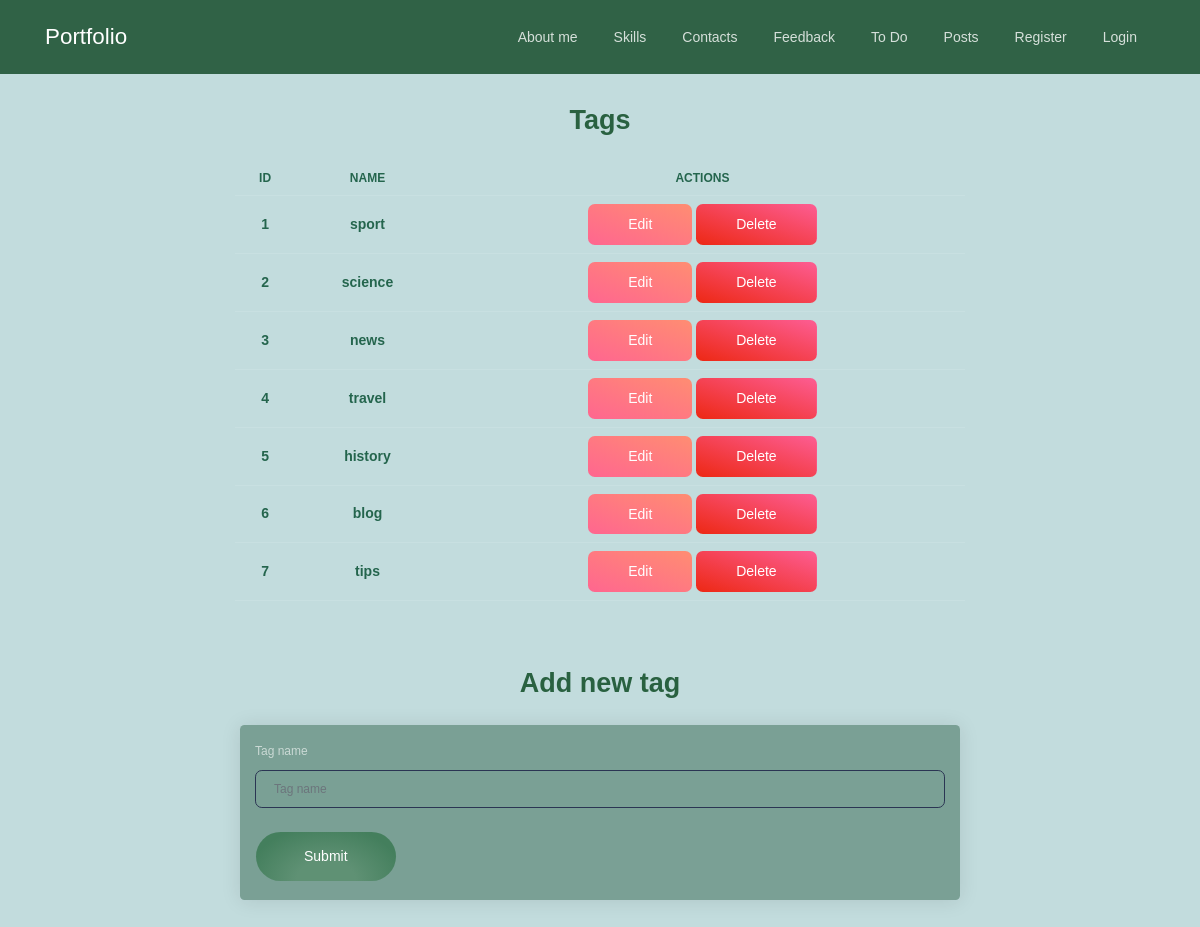
The app's page /tags with its own data.
### app/post/models.py (models this page shows, shortened)
class Tag(db.Model):
    id = db.Column(db.Integer, primary_key=True)
    name = db.Column(db.String)

### app/post/views.py (the view, shortened to what this page needs)
@post_blueprint.route('/tags', methods=['GET', 'POST'])
def tags():
    form = TagForm()
    tags = Tag.query.all()
    return render_template('tags.html', form=form, tags=tags)

### app/post/forms.py
class TagForm(FlaskForm):
    name = StringField("Tag name",
                       validators=[DataRequired(message="This field is required."),])
    submit = SubmitField("Submit")

### app/post/templates/post/tags.html (shortened to what this page needs)
{% extends "base.html" %}
{% from "_formhelpers.html" import render_field %}
{% block body %}
<div class="text-center">
    <h2 class="title custom-title">Tags</h2>
  </div>
<div class="container">
    <div class="row justify-content-center">
      <div class="col-md-8">
        <table class="table">
          <thead>
            <tr>
              <th>ID</th>
              <th>Name</th>
              <th>Actions</th>
            </tr>
          </thead>
          <tbody>
            {% for tag in tags %}
              <tr>
                <td>{{ tag.id }}</td>
                <td>{{ tag.name }}</td>
                <td>
                  <a href="{{ url_for('post.edit_tag', tag_id=tag.id) }}" class="btn btn-warning">Edit</a>
                  <form action="{{ url_for('post.delete_tag', tag_id=tag.id) }}" method="post" style="display: inline-block;">
                    <button type="submit" class="btn btn-danger">Delete</button>
                  </form>
                </td>
              </tr>
            {% endfor %}
          </tbody>
        </table>
      </div>
    </div>
  </div>
<div style="text-align: center; padding-top: 20px;">
    <h2 class="title custom-title">
        Add new tag</h2>
</div>
<div class="card custom-card-color mx-auto" style="max-width: 60%;">
    <div class="card-body">
        <form class="form" method="post" action="{{ url_for('post.tags') }}" novalidate >
                {{ render_field(form.name)}}
            {{ form.submit(class="btn-round btn custom-color-btn btn-lg") }}
        </form>
    </div>
</div>
{% endblock %}

### app/templates/base.html (shortened to what this page needs)
<!DOCTYPE html>
<html lang="en">
<head>
    {% block css %}
    <link rel="stylesheet" href="{{ url_for('static', filename='css/blk-design-system-react.min.css') }}">
    <link rel="stylesheet" href="{{ url_for('static', filename='css/style.css') }}">
    {% endblock %}
</head>
<body>
    {% include "nav.html" %}
        {% block body %}{% endblock %}
    </body>
    </html>

### app/templates/_formhelpers.html (shortened to what this page needs)
{% macro render_field(field, show_label=true, show_errors=true, id='') %}
  <div class="form-group">
    {% if show_label %}
      <label for="{{ field.id }}" class="control-label">{{ field.label }}</label>
    {% endif %}
    {% set error_class = ' is-invalid' if field.errors else '' %}
    {% set placeholder_value = 'Incorrect input' if field.errors else field.label.text %}
    {% if field.type == 'SelectField' %}
      {{ field(class_="form-control" ~ error_class, id=id, style="background-color: #7fbcab; color: white;")|safe }}
    {% else %}
      {{ field(class="form-control" ~ error_class, placeholder=placeholder_value, id=id)|safe }}
    {% endif %}
  </div>
{% endmacro %}

### app/templates/nav.html (shortened to what this page needs)
{% if current_user.is_authenticated %}
    {% set menu =  {'About me': url_for('portfolio.about'),
                    'Skills': url_for('portfolio.skill'),
                    'Contacts': url_for('portfolio.contact'),
                    'Feedback': url_for('users.review'),
                    'To Do': url_for('todo.todo'),
                    'Posts': url_for('post.all_posts'),
                    'Dropdown': {
                        'Info': url_for('info.info'),
                        'My profile': url_for('auth.account'),
                        'Create post': url_for('post.create'),
                        'Categories': url_for('post.categories'),
                        'Tegs': url_for('post.tags'),
                        'Log out': url_for('auth.logout'),
                    }
                    }
    %}
{% else %}
    {% set menu =  {'About me': url_for('portfolio.about'),
                    'Skills': url_for('portfolio.skill'),
                    'Contacts': url_for('portfolio.contact'),
                    'Feedback': url_for('users.review'),
                    'To Do': url_for('todo.todo'),
                    'Posts': url_for('post.all_posts'),
                    'Register': url_for('auth.register'),
                    'Login': url_for('auth.login'),
                    }
    %}
{% endif %}
<nav class="custom-nav navbar navbar-expand-lg">
    <div class="container">
        <div class="navbar-translate">
            <a href="{{ url_for('portfolio.index') }}" class="navbar-brand">Portfolio</a>
        </div>
        <div class="collapse navbar-collapse">
            <ul class="ml-auto navbar-nav">
                {% for name, url in menu.items() %}
                    {% if name == 'Dropdown' %}
                        <li class="nav-item dropdown">
                            <a class="nav-link dropdown-toggle" href="#" id="navbarDropdownMenuLink" role="button" data-toggle="dropdown" aria-haspopup="true" aria-expanded="false">
                                Account
                            </a>
                            <div class="dropdown-menu" aria-labelledby="navbarDropdownMenuLink">
                                {% for sub_name, sub_url in url.items() %}
                                    {% if sub_name != 'Log out' %}
                                        <a class="dropdown-item" href="{{ sub_url }}">{{ sub_name }}</a>
                                    {% else %}
                                        <form action="{{ sub_url }}" method="post">
                                            <button type="submit" class="dropdown-item" >{{ sub_name }}</button>
                                        </form>
                                    {% endif %}
                                {% endfor %}
                            </div>
                        </li>
                    {% else %}
                        <li class="nav-item">
                                <a href="{{ url }}" class="nav-link">
                                    <p>{{ name }}</p>
                                </a>
                        </li>
                    {% endif %}
                {% endfor %}
            </ul>
        </div>
    </div>
</nav>

### app/static/css/style.css (style rules this page uses)
body { background-color: #c2dcdd; }
a { color: #306246; }
.custom-nav { background-color: #306246; }
.custom-title { color: #296140; }
table { width: 100%; border-collapse: collapse; }
table th, table td, table thead tr th { text-align: center; padding: 8px; font-weight: bold; border-bottom: 1px solid #525f7f; color: #24654d; }
.table thead tr th { text-align: center; padding: 8px; font-weight: bold; color: #24654d; }
.table > tbody > tr > td { text-align: center; padding: 8px; font-weight: bold; color: #24654d; }
.custom-color-btn { background: radial-gradient(ellipse at bottom, #5f9174 30%, #447f5d 80%); }
.custom-card-color { background-color: #7AA095; }

### records on screen
Tag: id "1", name "sport"
Tag: id "2", name "science"
Tag: id "3", name "news"
Tag: id "4", name "travel"
Tag: id "5", name "history"
Tag: id "6", name "blog"
Tag: id "7", name "tips"

### other values on screen
{{ name }} "About me" "Skills" "Contacts" "Feedback" "To Do" "Posts" "Register" "Login"
{{ field.label }} "Tag name"
